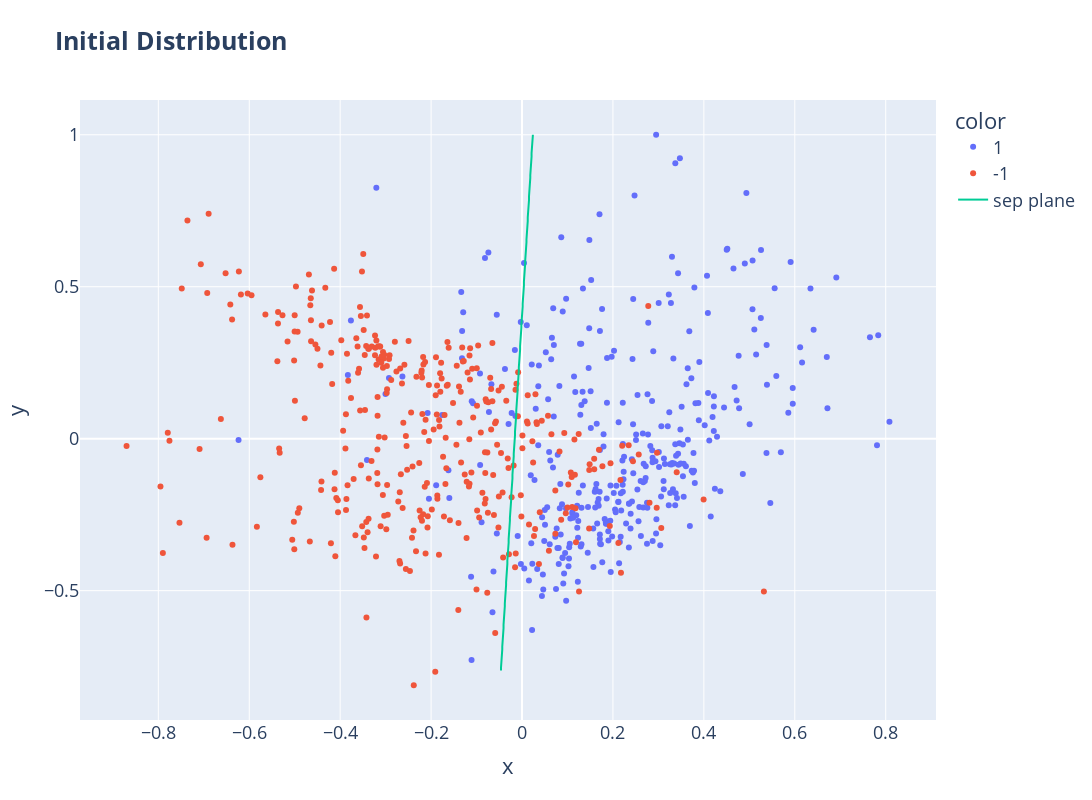

Write notebook code for a chart like this one.
### Markdown cell above
## Visualization
WARNING: IF VISUALIZATION IS NOT CORRECT SET DIFFERENT cnt_points AND epsilon

### Code cell
from visualizer import make_distribution_plot

make_distribution_plot(x_train, y_train, model, 0, k=0, cnt_points=600, epsilon=1e-3)
